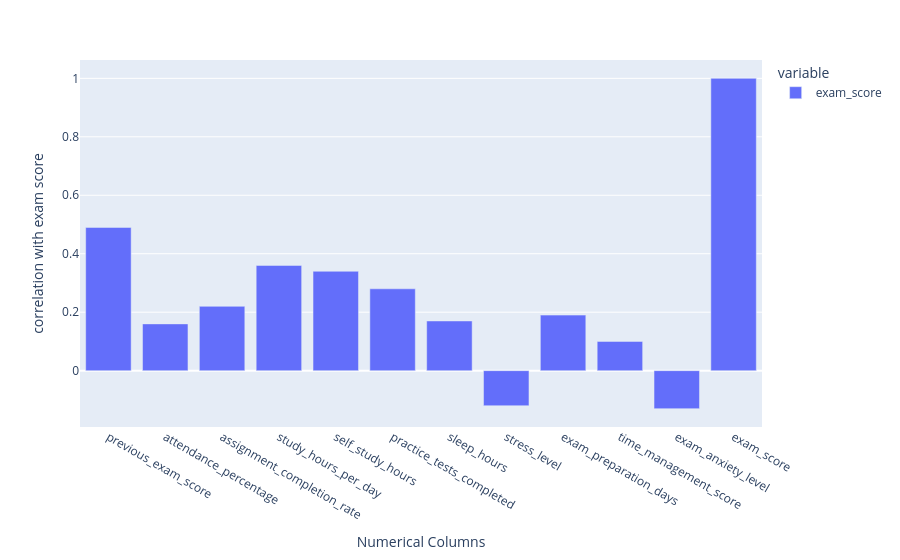

Write notebook code for a chart like this one.
### Code cell
px.bar(data_frame= df_corr_exam,       labels= {'index' : 'Numerical Columns', 'value' : 'correlation with exam score'})

### Figure 1 — Plotly figure (JSON) as saved in the notebook; plotly's stock layout.template omitted (floating-point values rounded to 4 significant figures)
{"data": [{"hovertemplate": "variable=exam_score<br>Numerical Columns=%{x}<br>correlation with exam score=%{y}<extra></extra>", "legendgroup": "exam_score", "marker": {"color": "#636efa", "pattern": {"shape": ""}}, "name": "exam_score", "orientation": "v", "showlegend": true, "textposition": "auto", "type": "bar", "x": ["previous_exam_score", "attendance_percentage", "assignment_completion_rate", "study_hours_per_day", "self_study_hours", "practice_tests_completed", "sleep_hours", "stress_level", "exam_preparation_days", "time_management_score", "exam_anxiety_level", "exam_score"], "xaxis": "x", "y": [0.49, 0.16, 0.22, 0.36, 0.34, 0.28, 0.17, -0.12, 0.19, 0.1, -0.13, 1.0], "yaxis": "y"}], "layout": {"barmode": "relative", "legend": {"title": {"text": "variable"}, "tracegroupgap": 0}, "margin": {"t": 60}, "xaxis": {"anchor": "y", "domain": [0, 1], "title": {"text": "Numerical Columns"}}, "yaxis": {"anchor": "x", "domain": [0, 1], "title": {"text": "correlation with exam score"}}}}
